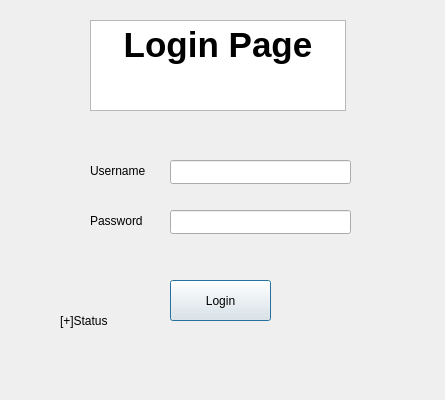
<?xml version="1.0" encoding="UTF-8"?>
<ui version="4.0">
 <class>login</class>
 <widget class="QDialog" name="login">
  <property name="geometry">
   <rect>
    <x>0</x>
    <y>0</y>
    <width>445</width>
    <height>400</height>
   </rect>
  </property>
  <property name="windowTitle">
   <string>Dialog</string>
  </property>
  <widget class="QLabel" name="username_2">
   <property name="geometry">
    <rect>
     <x>90</x>
     <y>160</y>
     <width>61</width>
     <height>21</height>
    </rect>
   </property>
   <property name="text">
    <string>Username</string>
   </property>
  </widget>
  <widget class="QLabel" name="label_2">
   <property name="geometry">
    <rect>
     <x>90</x>
     <y>210</y>
     <width>61</width>
     <height>21</height>
    </rect>
   </property>
   <property name="text">
    <string>Password</string>
   </property>
  </widget>
  <widget class="QLineEdit" name="username">
   <property name="geometry">
    <rect>
     <x>170</x>
     <y>160</y>
     <width>181</width>
     <height>24</height>
    </rect>
   </property>
  </widget>
  <widget class="QLineEdit" name="password">
   <property name="geometry">
    <rect>
     <x>170</x>
     <y>210</y>
     <width>181</width>
     <height>24</height>
    </rect>
   </property>
  </widget>
  <widget class="QPushButton" name="loginbutton">
   <property name="geometry">
    <rect>
     <x>170</x>
     <y>280</y>
     <width>101</width>
     <height>41</height>
    </rect>
   </property>
   <property name="text">
    <string>Login</string>
   </property>
  </widget>
  <widget class="QTextBrowser" name="textBrowser">
   <property name="geometry">
    <rect>
     <x>90</x>
     <y>20</y>
     <width>256</width>
     <height>91</height>
    </rect>
   </property>
   <property name="html">
    <string>&lt;!DOCTYPE HTML PUBLIC &quot;-//W3C//DTD HTML 4.0//EN&quot; &quot;http://www.w3.org/TR/REC-html40/strict.dtd&quot;&gt;
&lt;html&gt;&lt;head&gt;&lt;meta name=&quot;qrichtext&quot; content=&quot;1&quot; /&gt;&lt;meta charset=&quot;utf-8&quot; /&gt;&lt;style type=&quot;text/css&quot;&gt;
p, li { white-space: pre-wrap; }
hr { height: 1px; border-width: 0; }
li.unchecked::marker { content: &quot;\2610&quot;; }
li.checked::marker { content: &quot;\2612&quot;; }
&lt;/style&gt;&lt;/head&gt;&lt;body style=&quot; font-family:'Segoe UI'; font-size:9pt; font-weight:400; font-style:normal;&quot;&gt;
&lt;p align=&quot;center&quot; style=&quot; margin-top:0px; margin-bottom:0px; margin-left:0px; margin-right:0px; -qt-block-indent:0; text-indent:0px;&quot;&gt;&lt;span style=&quot; font-size:26pt; font-weight:700;&quot;&gt;Login Page&lt;/span&gt;&lt;/p&gt;&lt;/body&gt;&lt;/html&gt;</string>
   </property>
  </widget>
  <widget class="QLabel" name="label">
   <property name="geometry">
    <rect>
     <x>60</x>
     <y>310</y>
     <width>61</width>
     <height>21</height>
    </rect>
   </property>
   <property name="text">
    <string>[+]Status</string>
   </property>
  </widget>
 </widget>
 <resources/>
 <connections/>
</ui>
